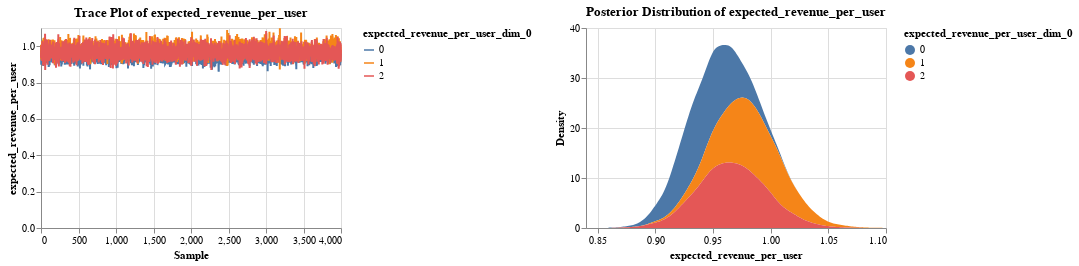

This figure's notebook cell:
### Code cell
import altair as alt
alt.data_transformers.disable_max_rows()

def altair_plot_trace_combined(trace, var_name):
    """
    Creates an Altair chart equivalent to arviz.plot_trace with combined=True for a given variable.

    Parameters:
    - trace: ArviZ InferenceData object containing the posterior samples.
    - var_name: Name of the variable to plot.

    Returns:
    - An Altair chart object displaying the trace plot and posterior distribution.
    """
    # Extract the posterior samples for the variable
    var_samples = trace.posterior[var_name]

    # Combine chains and draws into a single dimension
    combined_samples = var_samples.stack(sample=("chain", "draw"))

    # Corrected line: Remove 'chain' and 'draw' from indexes to avoid conflicts
    combined_samples = combined_samples.reset_index(['chain', 'draw'], drop=True)

    # Identify the variable dimensions excluding 'sample'
    dims = [dim for dim in combined_samples.dims if dim != 'sample']

    # Check if the variable is scalar or has additional dimensions
    if not dims:
        # Scalar variable
        # Convert to pandas DataFrame
        df = combined_samples.to_dataframe(name=var_name).reset_index()

        # Trace plot
        trace_plot = alt.Chart(df).mark_line().encode(
            x=alt.X('sample', title='Sample'),
            y=alt.Y(var_name, title=var_name)
        ).properties(
            width=300,
            height=200,
            title=f'Trace Plot of {var_name}'
        )

        # Posterior distribution plot
        hist_plot = alt.Chart(df).transform_density(
            var_name,
            as_=[var_name, 'density']
        ).mark_area().encode(
            x=alt.X(var_name, title=var_name),
            y=alt.Y('density:Q', title='Density')
        ).properties(
            width=300,
            height=200,
            title=f'Posterior Distribution of {var_name}'
        )

    else:
        # Multidimensional variable
        dim = dims[0]  # Assuming one extra dimension

        # Corrected line: Remove the dimension index to avoid conflicts
        combined_samples = combined_samples.reset_index(dim, drop=True)

        # Convert to pandas DataFrame
        df = combined_samples.to_dataframe(name=var_name).reset_index()

        # Trace plot
        trace_plot = alt.Chart(df).mark_line().encode(
            x=alt.X('sample', title='Sample'),
            y=alt.Y(var_name, title=var_name),
            color=alt.Color(f'{dim}:N', title=dim)
        ).properties(
            width=300,
            height=200,
            title=f'Trace Plot of {var_name}'
        )

        # Posterior distribution plot
        hist_plot = alt.Chart(df).transform_density(
            var_name,
            groupby=[dim],
            as_=[var_name, 'density']
        ).mark_area().encode(
            x=alt.X(var_name, title=var_name),
            y=alt.Y('density:Q', title='Density'),
            color=alt.Color(f'{dim}:N', title=dim)
        ).properties(
            width=300,
            height=200,
            title=f'Posterior Distribution of {var_name}'
        )

    # Concatenate the trace plot and posterior plot side by side
    combined_chart = alt.hconcat(trace_plot, hist_plot).resolve_scale(
        color='independent'
    )

    return combined_chart

# Variable name you want to plot
var_name = 'expected_revenue_per_user'

# Call the function to create the chart
chart = altair_plot_trace_combined(trace, var_name)

# Display the chart
chart.show()  # If running in a Jupyter notebook

### Figure 1 — Vega-Lite specification as saved in the notebook (floating-point values rounded to 4 significant figures; data arrays with more than 128 entries replaced by an {"elided": "..."} marker saying what was removed)
{"config": {"view": {"continuousWidth": 300, "continuousHeight": 300}}, "hconcat": [{"mark": {"type": "line"}, "encoding": {"color": {"field": "expected_revenue_per_user_dim_0", "title": "expected_revenue_per_user_dim_0", "type": "nominal"}, "x": {"field": "sample", "title": "Sample", "type": "quantitative"}, "y": {"field": "expected_revenue_per_user", "title": "expected_revenue_per_user", "type": "quantitative"}}, "height": 200, "title": "Trace Plot of expected_revenue_per_user", "width": 300}, {"mark": {"type": "area"}, "encoding": {"color": {"field": "expected_revenue_per_user_dim_0", "title": "expected_revenue_per_user_dim_0", "type": "nominal"}, "x": {"field": "expected_revenue_per_user", "title": "expected_revenue_per_user", "type": "quantitative"}, "y": {"field": "density", "title": "Density", "type": "quantitative"}}, "height": 200, "title": "Posterior Distribution of expected_revenue_per_user", "transform": [{"density": "expected_revenue_per_user", "groupby": ["expected_revenue_per_user_dim_0"], "as": ["expected_revenue_per_user", "density"]}], "width": 300}], "data": {"name": "data-b5b444d8208fb6f5bd94b6ebbf204a97"}, "resolve": {"scale": {"color": "independent"}}, "$schema": "https://vega.github.io/schema/vega-lite/v5.20.1.json", "datasets": {"data-b5b444d8208fb6f5bd94b6ebbf204a97": {"elided": "12000 records"}}}
